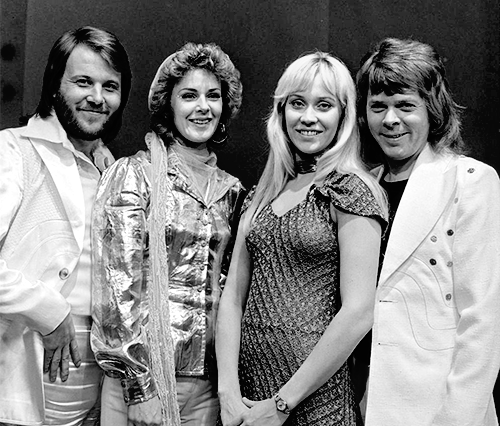
#> input picture abba.png, 500 x 426 px
$ python face_detect.py abba.png   (Python 2 division)   (older library calls are emulated)
#> lines starting #> are read from the running program, lines starting #| are printed output that depends on the picture; after the words box and inside, x2 and y2 are one past the last pixel; in counts of white or black regions, pixels touching at a corner belong together
import sys
from skimage.feature import local_binary_pattern
import numpy as np
from skimage.filters.rank import median
from skimage.morphology import disk
sys.path.append('/usr/local/lib/python2.7/site-packages')

import cv2

import math

# Get user supplied values
imagePath = sys.argv[1]
cascPath = 'haarcascade_frontalface_default.xml'

# Create the haar cascade
faceCascade = cv2.CascadeClassifier(cascPath)

# Read the image
image = cv2.imread(imagePath)
#> image is the input picture: shape (426, 500, 3); min 0, max 255, mean 130.8
gray = cv2.cvtColor(image, cv2.COLOR_BGR2GRAY)

hist,bins = np.histogram(gray.flatten(),256,[0,256])
#> hist = 256 values, max 2878 at index 8, min 172 at index 244, mean 832; bins = 257 values from 0 to 256
	######## Histogram equalization
cdf = hist.cumsum() #cummulative sum
#> cdf = 256 values from 267 to 213000
cdf_normalized = cdf * hist.max()/ cdf.max()
#> cdf_normalized = 256 values from 3 to 2878
cdf_m = np.ma.masked_equal(cdf,0)
cdf_m = (cdf_m - cdf_m.min())*255/(cdf_m.max()-cdf_m.min())
cdf = np.ma.filled(cdf_m,0).astype('uint8')
#> cdf = 256 values from 0 to 255
equalizedFace=cdf[gray]
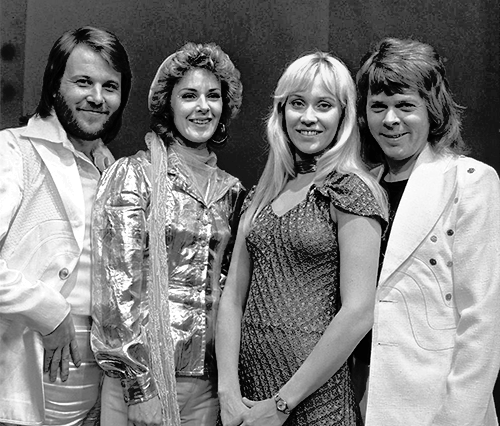
#> equalizedFace: shape (426, 500); min 0, max 255, mean 127.5
	######## Median filter
medianFace = median(equalizedFace,disk(1))

cv2.imshow("grayscale", gray)
cv2.imshow("faceHist", equalizedFace)
cv2.imshow("median", medianFace)
# Detect faces in the image
faces = faceCascade.detectMultiScale(
    medianFace,
    scaleFactor=1.5,
    minNeighbors=5,
    minSize=(30, 30),
    flags = cv2.cv.CV_HAAR_SCALE_IMAGE
)
#> faces = [[53, 52, 81, 81], [160, 63, 81, 81], [269, 72, 81, 81], [351, 76, 81, 81]]

print "Found {0} faces!".format(len(faces))
#| Found 4 faces!
faceImages = [];
# Draw a rectangle around the faces
size=256.0;
for (x, y, w, h) in faces:
    cv2.rectangle(image, (x, y), (x+w, y+h), (0, 255, 0), 2);
    scale=size/w;
    res = cv2.resize(gray[y:y+h,x:x+h],None,fx=scale,fy=scale, interpolation = cv2.INTER_CUBIC)
    faceImages.append(res);
#> this loop made 4 passes
#> (x, y) on passes 1 to 4: (53, 52), (160, 63), (269, 72), (351, 76)
#> pass 1, `res = cv2.resize(gray[y:y+h,x:x+h],None,fx=scale,fy=scale, interpolati..`:
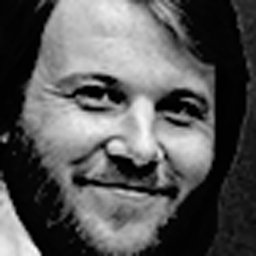
#> res: shape (256, 256); min 0, max 255, mean 88.3
#> pass 3, `res = cv2.resize(gray[y:y+h,x:x+h],None,fx=scale,fy=scale, interpolati..`:
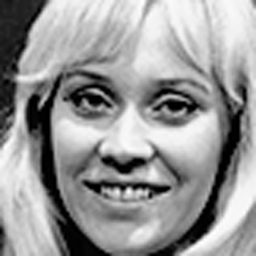
#> res: shape (256, 256); min 0, max 255, mean 151.7
#> after the loop:
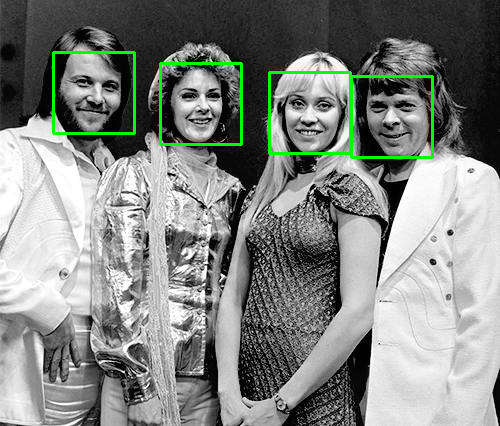
#> image: shape (426, 500, 3); 1.74% of pixels changed, all inside (x1, y1, x2, y2) = (52, 51, 434, 159)
#> after the loop, faceImages = 4 items

cv2.imshow("Faces found", image);
cv2.waitKey(0);
radius = 3
no_points = 8 * radius
featureImage=[];
for face in faceImages:

	######## lbph filter extraction
	feat = local_binary_pattern(face, no_points, radius, method='ror')

	cv2.imshow("face", face)

	cv2.imshow("features",feat)

	cv2.waitKey(0);
	featureImage.append(feat)
#> this loop made 4 passes
#> pass 1, `feat = local_binary_pattern(face, no_points, radius, method='ror')`:
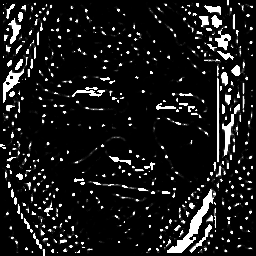
#> feat: shape (256, 256) float64; min 0, max 16777215, mean 1746668.6; drawn with min black and max white
#> pass 1, `cv2.imshow("features",feat)`:
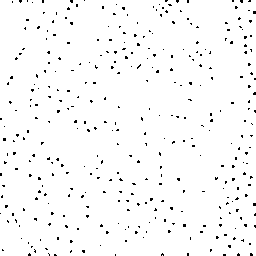
#> window 'features': shape (256, 256); 97.5% white; black in thin lines or dots
#> pass 2, `cv2.imshow("features",feat)`:
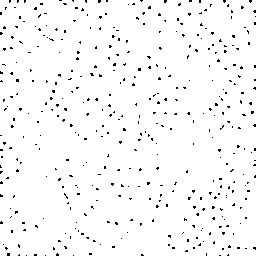
#> window 'features': shape (256, 256); 97.1% white; black in thin lines or dots
#> after the loop, featureImage = 4 items
